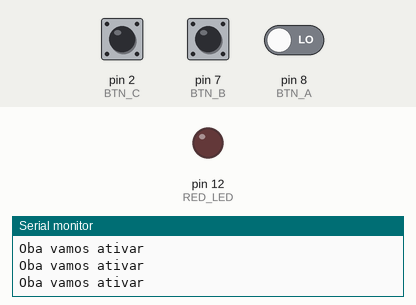
Recording of a sketch running on a simulated Arduino Uno, built with avr-gcc and run on an emulated ATmega328P. On the bench: output pins drawn as LEDs (lit = HIGH), the last lines printed to the serial monitor. The test bench sets the inputs (shaded band); at power-on: pin 2 (BTN_C) HIGH, pin 7 (BTN_B) HIGH, pin 8 (BTN_A) LOW.

Above: at 1.2 s.
1.3 s: pin 2 (BTN_C) pulled LOW for 0.15 s
At 2.0 s:
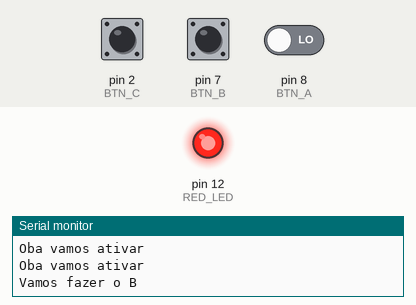
4.4 s: pin 2 (BTN_C) pulled LOW for 3.2 s
9.1 s: pin 7 (BTN_B) pulled LOW for 3.2 s
13.8 s: pin 2 (BTN_C) driven LOW and pin 7 (BTN_B) driven LOW and pin 8 (BTN_A) driven HIGH
16.8 s: pin 2 (BTN_C) driven HIGH
At 17.4 s:
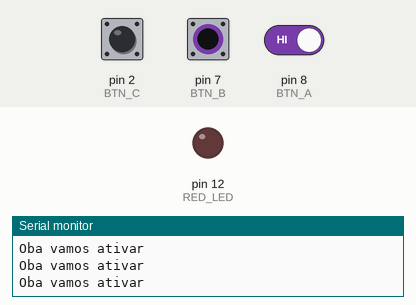
19.8 s: pin 8 (BTN_A) driven LOW
At 20.7 s:
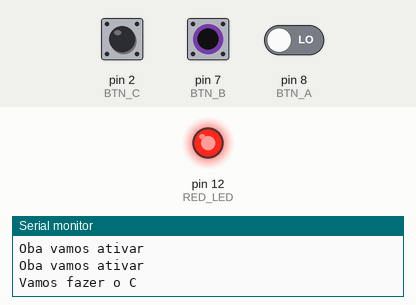
Timing chart, 0 to 23.8 s (numbered marks = the images above; inputs shaded):
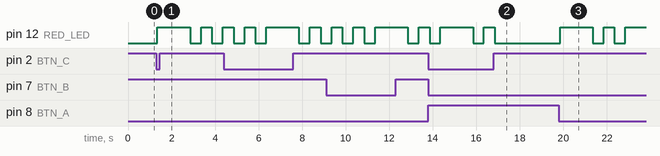

Measured:
- after the input at 1.3 s, pin 12 (RED_LED): goes HIGH 1.5 s, LOW 0.50 s, HIGH 0.50 s, LOW 0.50 s, then HIGH, starting after 0.05 s
- after the input at 16.8 s, pin 12 (RED_LED): goes on until 16.9 s, then stays LOW
- after the input at 19.8 s, pin 12 (RED_LED): goes HIGH 1.5 s, LOW 0.50 s, HIGH 0.50 s, LOW 0.50 s, then HIGH, starting after 0.05 s

The sketch:

CodigoMorseComBotao.ino
```cpp
#define RED_LED 12
#define BTN_A 8
#define BTN_B 7
#define BTN_C 2
//Variáveis para leitura do estado de cada botão
int btnAState, btnBState, btnCState;
//Variável controle se botão foi clicado e já fez ação
int btnActivated = 0;

/*
Função que faz o LED piscar o o traço
*/
void dash(int pin){
  	digitalWrite(pin, HIGH);
  	delay(1500);
  	digitalWrite(pin, LOW);
  	delay(500);
}
/*
Função que faz o LED piscar o ponto
*/
void dot(int pin){
    digitalWrite(pin, HIGH);
  	delay(500);
  	digitalWrite(pin, LOW);
  	delay(500);

}

/*
Funções que vão chamar a sequência correta de pontos e traços para sua letra correspondente
*/
void a(int pin){
  dot(pin);
  dash(pin);
  btnActivated = 0;
}
void b(int pin){
  dash(pin);
  dot(pin);
  dot(pin);
  dot(pin);
  btnActivated = 0;
}
void c(int pin){
  dash(pin);
  dot(pin);
  dash(pin);
  dot(pin);
  btnActivated = 0;
}
/*
Funcionamento Placa
*/
void setup(){
    pinMode(RED_LED, OUTPUT);
    pinMode(BTN_A, INPUT);
    pinMode(BTN_B, INPUT);
    pinMode(BTN_C, INPUT);
    Serial.begin(9600);
}

void loop(){
    btnAState = digitalRead(BTN_A);
    btnBState = digitalRead(BTN_B);
    btnCState = digitalRead(BTN_C);

    if(btnActivated == 0){
        Serial.println("Oba vamos ativar");
        if(btnAState == 1 && btnBState == 0 && btnCState == 0){
            Serial.println("Vamos fazer o A");
            btnActivated = 1;
            a(RED_LED);
        }
        if(btnAState == 0 && btnBState == 1 && btnCState == 0){
            Serial.println("Vamos fazer o B");
            btnActivated = 1;
            b(RED_LED);

        }
        if(btnAState == 0 && btnBState == 0 && btnCState == 1){
            Serial.println("Vamos fazer o C");
            btnActivated = 1;
            c(RED_LED);
        }
    } else {
        Serial.println("Desculpe mas o botao está ativado");
    }
}
```
